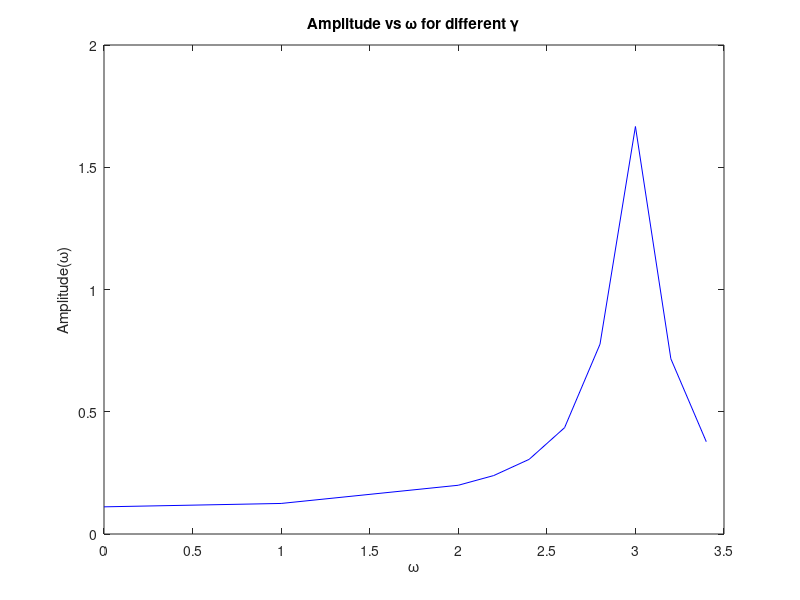
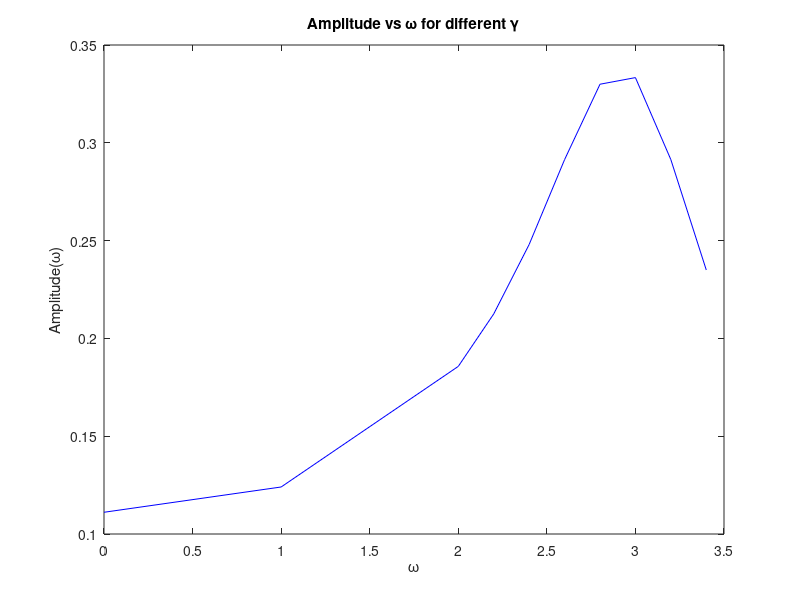
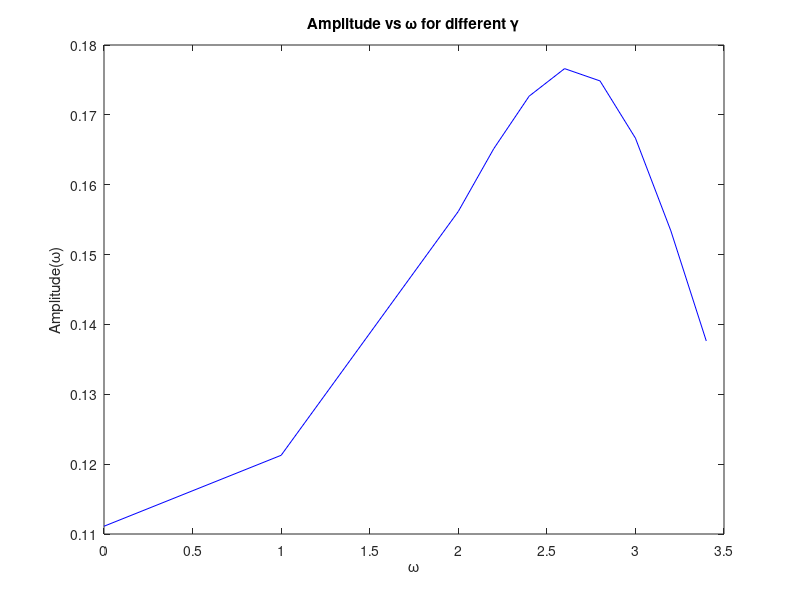
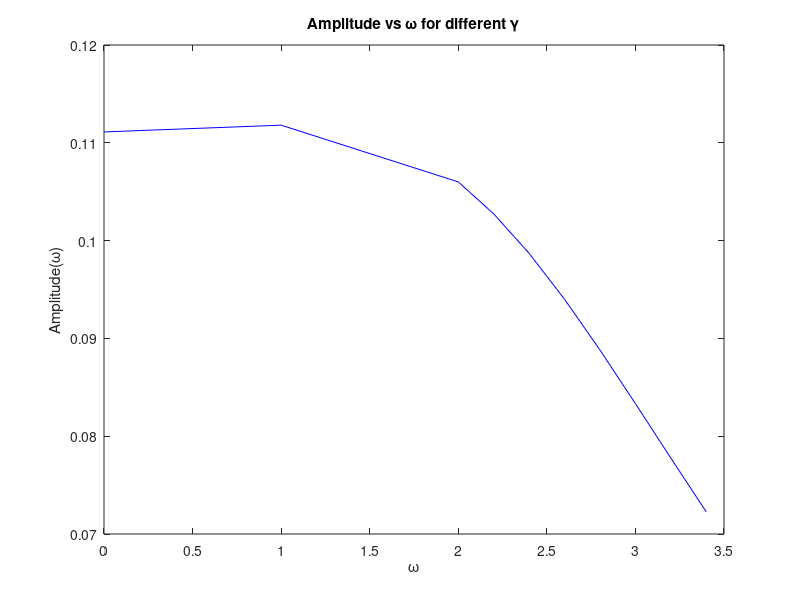

Recreate these plots in MATLAB, in order.
clear all;
theta1_0 = 0; % initial displacement
dtheta1_0 = 0;   % initial velocity
omega0 = 3;    % omega_2 = omega
g = 9.81;
R = g/omega0^2;
m = 1;
gamma = [0.1, 0.5,1,2];
omegap = [0, 1.0, 2.0, 2.2, 2.4, 2.6, 2.8, 3.0, 3.2, 3.4];
A0 = 1;
Amax_matrix = [];
Q_inverse_matrix = [];

for j=1:length(gamma)
    gamma1 = gamma(j);
    Amp = [];

    for i=1: length(omegap)
        
        omega = omegap(i);
        A = A0/((omega0^2 - omega^2)^2 + 4*(gamma1*omega)^2)^0.5;
        Amp = [Amp,A];
    end

    figure(j)
    plot(omegap, Amp, 'b')
    xlabel('\omega')
    ylabel('Amplitude(\omega)')
    title('Amplitude vs \omega for different \gamma')

    [A_max, index]= max(Amp);
    w_max = omegap(index);
    sprintf('Maximum amplitude %0.0f at w=%0.1f', A_max, w_max)
    sprintf('W_max is same as natural frequency w0')

    A_half = A_max/sqrt(2)*ones(1,length(Amp));
    diff = abs(Amp - A_half);
    diff = sort(diff);
    min2 = [diff(1), diff(2)];
    index3 = [];
    for i=1:length(Amp)
        if abs(abs(Amp(i)-A_half)-min2(1))<eps | abs(abs(Amp(i)-A_half)-min2(2))<eps
            index3 = [index3, i];
        end
    end

    delta_w = omegap(index3(2)) - omegap(index3(1));
    Q_inverse = delta_w/w_max;
    Amax_matrix = [Amax_matrix, A_max];
    Q_inverse_matrix = [Q_inverse_matrix, Q_inverse];


end

figure(length(gamma)+1)
plot(gamma, Amax_matrix, 'b-', gamma, Q_inverse_matrix, 'r-')
legend('A_{max}','\Delta\omega/\omega_{max}')
xlabel('\gamma')

sprintf('A_max decreases with increasing gamma')
sprintf('1/Q reaches a peak at gamma=1, i.e. quality factor is lowest at this point. A local maxima.')